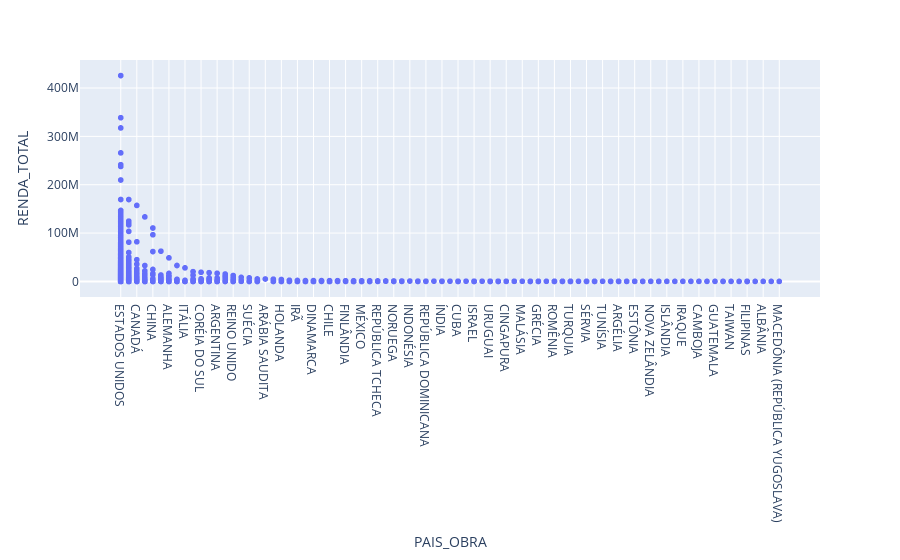

This figure's notebook cell:
### Code cell
dados.sort_values('RENDA_TOTAL', ascending=False).plot(x='PAIS_OBRA', y='RENDA_TOTAL', kind='scatter')

### Figure 1 — Plotly figure (JSON) as saved in the notebook; plotly's stock layout.template omitted (floating-point values rounded to 4 significant figures; data arrays with more than 128 entries replaced by an {"elided": "..."} marker saying what was removed)
{"data": [{"hovertemplate": "PAIS_OBRA=%{x}<br>RENDA_TOTAL=%{y}<extra></extra>", "legendgroup": "", "marker": {"color": "#636efa", "symbol": "circle"}, "mode": "markers", "name": "", "showlegend": false, "type": "scattergl", "x": {"elided": "6157 str values"}, "xaxis": "x", "y": {"elided": "6157 float values"}, "yaxis": "y"}], "layout": {"autosize": true, "legend": {"tracegroupgap": 0}, "margin": {"t": 60}, "xaxis": {"anchor": "y", "autorange": true, "domain": [0, 1], "range": [-4.955, 86.96], "title": {"text": "PAIS_OBRA"}, "type": "category"}, "yaxis": {"anchor": "x", "autorange": true, "domain": [0, 1], "range": [-59060000.0, 484800000.0], "title": {"text": "RENDA_TOTAL"}, "type": "linear"}}}
